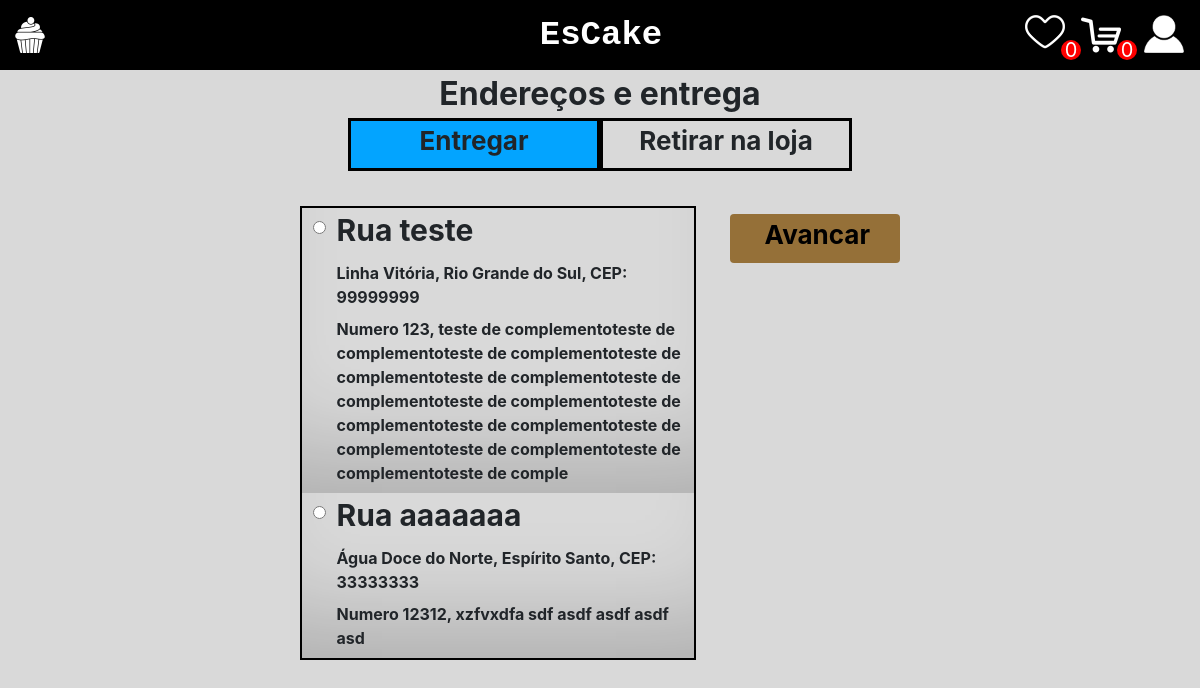
The page /carrinho/enderecos_entrega (signed in) on the database its author committed.
### perfil/models.py (models this page shows)
class Endereco(models.Model):
    ESTADOS_CHOICES = [
        ('12', 'Acre'),
        ('27', 'Alagoas'),
        ('16', 'Amapá'),
        ('13', 'Amazonas'),
        ('29', 'Bahia'),
        ('23', 'Ceará'),
        ('53', 'Distrito Federal'),
        ('32', 'Espírito Santo'),
        ('52', 'Goiás'),
        ('21', 'Maranhão'),
        ('51', 'Mato Grosso'),
        ('50', 'Mato Grosso do Sul'),
        ('31', 'Minas Gerais'),
        ('15', 'Pará'),
        ('25', 'Paraíba'),
        ('41', 'Paraná'),
        ('26', 'Pernambuco'),
        ('22', 'Piauí'),
        ('33', 'Rio de Janeiro'),
        ('24', 'Rio Grande do Norte'),
        ('43', 'Rio Grande do Sul'),
        ('11', 'Rondônia'),
        ('14', 'Roraima'),
        ('42', 'Santa Catarina'),
        ('35', 'São Paulo'),
        ('28', 'Sergipe'),
        ('17', 'Tocantins')
    ]
    rua = models.CharField(max_length=255)
    numero = models.IntegerField()
    cep = models.CharField(max_length=8)
    estado = models.CharField(max_length=2, choices=ESTADOS_CHOICES)
    cidade = models.CharField(max_length=255)
    complemento = models.CharField(max_length=255, blank=True)
    user = models.ForeignKey(CustomUser, on_delete=models.CASCADE, null=True)

### carrinho/views.py (the view)
# urls.py: path('enderecos_entrega', views.enderecos_entrega, name='enderecos_entrega'),
def enderecos_entrega(request):
    user = CustomUser.objects.filter(email=request.user.email).first()
    if user:
        enderecos = user.endereco_set.all()
        carrinho = Carrinho.objects.filter(ClienteCodigo=user, Ativo=True).first()
        opcao_entrega = None
        if carrinho:
            opcao_entrega = OpcaoEntrega.objects.filter(CarrinhoCodigo=carrinho).first()
    return render(request, 'enderecos_entrega.html', {'enderecos': enderecos, 'opcao_entrega': opcao_entrega})

### context_processors.py (called while the page is built)
def qtd_favorite(request):
    qtd_favorite=0
    if request.user.is_authenticated:
        favoritos = Favorito.objects.filter(ClienteCodigo=request.user)
        qtd_favorite = len(favoritos)
    return {'qtd_favorite': qtd_favorite}

def qtd_cart(request):
    qtd_cart = 0
    if request.user.is_authenticated:
        carrinho = Carrinho.objects.filter(ClienteCodigo=request.user, Ativo=True).first()
        if carrinho:
            qtd_cart = carrinho.itens.count()
    return {'qtd_cart': qtd_cart}

### carrinho/templates/enderecos_entrega.html (shortened to what this page needs)
{% extends 'base.html' %}
{% load static %}
{% block 'head' %}
<link rel="stylesheet" href="{% static 'home/css/home.css' %}">
<link rel="stylesheet" href="{% static 'carrinho/css/enderecos_entrega.css' %}">
{% endblock %}
{% block 'body' %}
<div class="centered-text">
    Endereços e entrega
</div>
<form method="POST" action="{% url 'salvarretirada' %}">
<div class="enderecos-entrega-container">
    <div id="opcoes">
        <div {% if not opcao_entrega or opcao_entrega.OpcaoSelecionada == 0 %}class="selected"{% endif %}>
            <input type="radio" name="entregar_retirar" id="entregar" class="desabilita" value="0" {% if not opcao_entrega or opcao_entrega.OpcaoSelecionada == 0 %}checked{% endif %}><label>Entregar</label>
        </div>
        <div {% if opcao_entrega and opcao_entrega.OpcaoSelecionada == 1 %} class="selected"{% endif %}>
            <input type="radio" name="entregar_retirar" id="retirarloja" class="desabilita" value="1" {% if opcao_entrega and opcao_entrega.OpcaoSelecionada == 1 %}checked{% endif %}><label>Retirar na loja</label>
        </div>
    </div>
    <div id="corpo">
        <div id="enderecos" {% if opcao_entrega and opcao_entrega.OpcaoSelecionada == 1 %}class="desabilita"{% endif %}>
            {% for endereco in enderecos %}
                <div class="endereco" class="form-group">
                    <div class="option" lass="btn-group">
                        <input type="radio" name="endereco" value="{{endereco.id}}" class="endereco-radio" {% if opcao_entrega and opcao_entrega.EnderecoCodigo.id == endereco.id %}checked{% endif %}>
                    </div>
                    <div class="dados-endereco">
                        <label class="rua">Rua {{endereco.rua}}</label>
                        <label class="local">{{endereco.cidade}}, {{endereco.get_estado_display}}, CEP: {{endereco.cep}}</label>
                        <label class="local">Numero {{endereco.numero}}, {{endereco.complemento}}</label>
                    </div>
                </div>
            {% endfor %}
        </div>
        <div id="action">
            <input class="button-actions" type="submit" value="Avancar">
        </div>
    </div>
</div>
</form>
{% endblock %}

### templates/static/home/css/home.css (style rules this page uses)
.centered-text { display: flex; justify-content: center; font-size: 2em; font-weight: bold; }

### templates/static/carrinho/css/enderecos_entrega.css (style rules this page uses)
.enderecos-entrega-container { display: flex; justify-content: center; align-items: center; flex-direction: column; }
#corpo { width: 50%; margin-top: 35px; }
#opcoes { font-size: 26px; font-weight: bold; display: flex; }
#opcoes div { border: 3px solid black; width: 252px; text-align: center; cursor: pointer; }
#opcoes label { cursor: pointer; }
.selected { background-color: #03a4ff; }
#enderecos { width: 66%; float: left; border: 2px solid black; }
#action { float: right; }
.option { width: 6%; float: left; margin-left: 11px; margin-top: 8px; }
.dados-endereco { width: 90%; float: left; }
label.local { width: 100%; font-weight: bold; font-size: 16px; }
label.rua { width: 100%; font-size: 30px; font-weight: bold; }
.endereco { display: flex; box-shadow: inset 0px -100px 100px -62px rgba(0, 0, 0, 0.2); }
#action input { width: 100%; background-color: #957038; color: white; padding: 1px 30px 9px 35px; margin: 8px 0; border: none; border-radius: 4px; cursor: pointer; color: black; font-weight: bold; font-size: 26px; }
input.endereco-radio { cursor: pointer; }

### templates/static/base/css/base.css (style rules this page uses)
body { background-color: #d9d9d9 }

### rows shown on the page
Endereco: rua "teste", cidade "Linha Vitória", estado "Rio Grande do Sul", cep "99999999", numero "123", complemento "teste de complementoteste de complementoteste de complementoteste de complementoteste de complementoteste de complementoteste de complementoteste de complementoteste de complementoteste de complementoteste de complementoteste de complementoteste de comple"
Endereco: rua "aaaaaaa", cidade "Água Doce do Norte", estado "Espírito Santo", cep "33333333", numero "12312", complemento "xzfvxdfa sdf asdf asdf asdf asd"

### other values the page prints
{{ qtd_favorite }} "0"
{{ qtd_cart }} "0"
